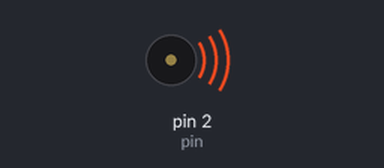
The sketch below on a simulated Arduino Uno, built with avr-gcc and run on an emulated ATmega328P. Shown: buzzer (waves = sounding).

Above: at 0.1 s.
Timing chart, 0 to 1.6 s (numbered marks = the images above):
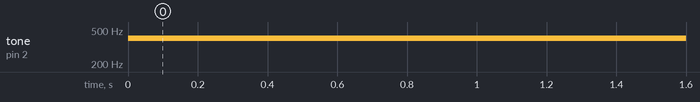

Measured:
- by itself, tone on pin 2 (pin): silent → 400 Hz at 0.00 s

The sketch:

tone.ino
```cpp
int pin = 2;

void setup() {
  pinMode(pin, OUTPUT);
  Serial.begin(9600);
}

void loop() {
  tone(pin, 400);

}
```
